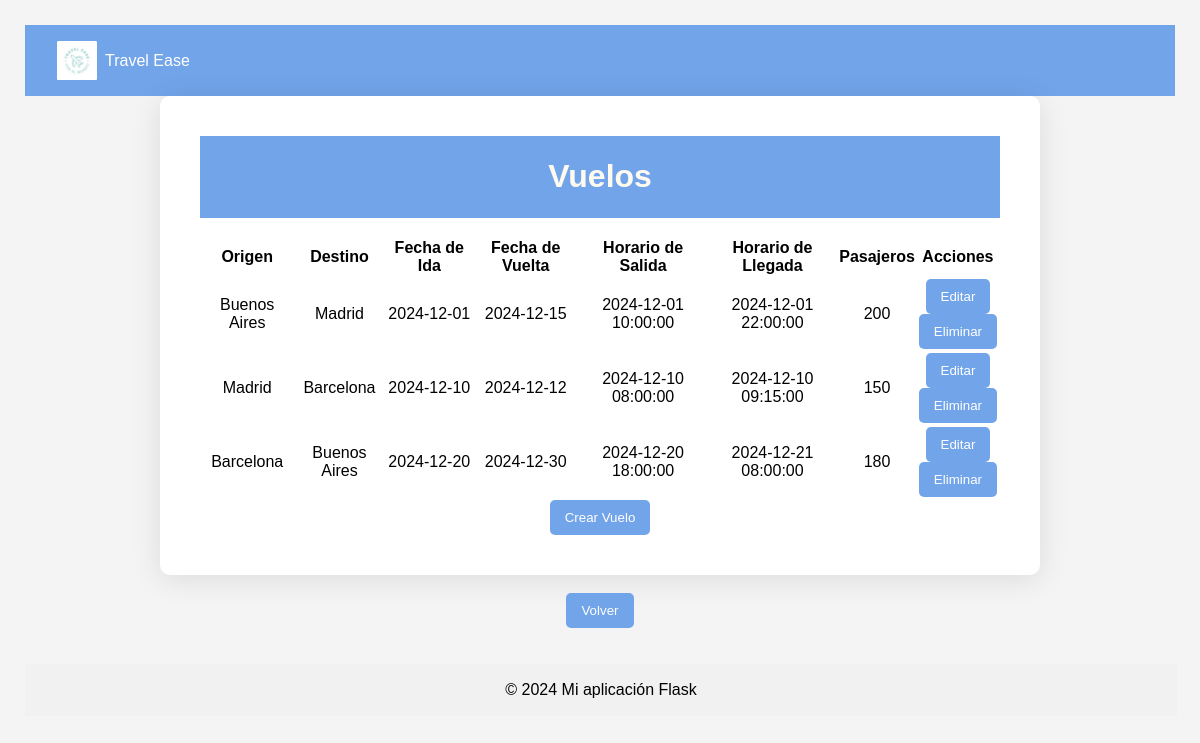
The page /busqueda/ver_vuelos on the database as committed earlier.
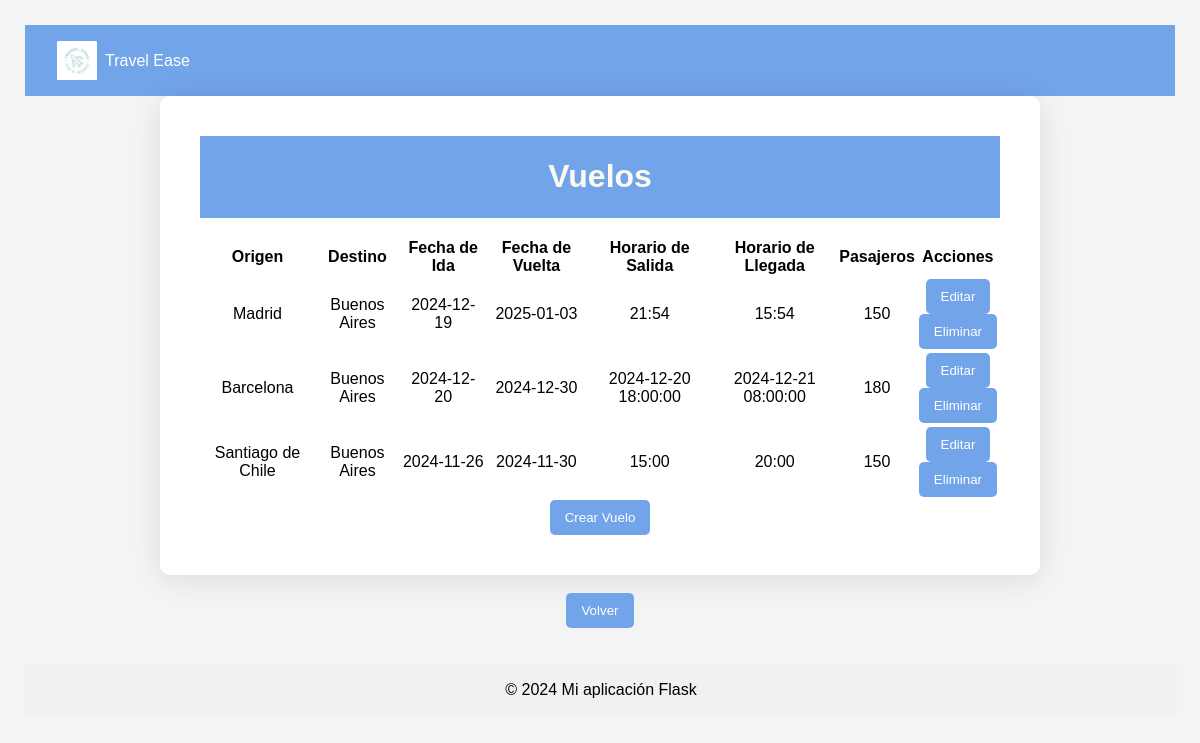
The same page on the database as committed later.
### tables this page shows
CREATE TABLE vuelos (id INTEGER PRIMARY KEY AUTOINCREMENT, origen TEXT, destino TEXT, fecha_ida DATE, fecha_vuelta DATE, horario_salida DATETIME, horario_llegada DATETIME, pasajeros INTEGER);

### app/blueprints/busqueda/routes.py (the view)
@busqueda_bp.route('/ver_vuelos')
def ver_vuelos():
    conexion = conectar()
    cursor = conexion.cursor()
    cursor.execute('SELECT * FROM vuelos')
    vuelos = cursor.fetchall()
    conexion.close()
    return render_template('busqueda/ver_vuelos.html', vuelos=vuelos)

### app/blueprints/busqueda/routes.py (called while the page is built)
def conectar():
    return sqlite3.connect('agencia_viajes.db')

### app/templates/busqueda/ver_vuelos.html (shortened to what this page needs)
<!DOCTYPE html>
<html lang="en">
<head>
  <link rel="stylesheet" href="{{ url_for('static', filename='css/styles.css') }}">
</head>
<body>
  <header class="navbar">
    <div class="logo">
      <img src="{{ url_for('static', filename='css/ruta-del-logo.png') }}" alt="Logo de la Marca" />
      <span>Travel Ease</span>
    </div>
  </header>
  <div class="container">
    <header>
      <h1>Vuelos</h1>
    </header>
    <br>
    <table class="table">
      <thead>
        <tr>
          <th>Origen</th>
          <th>Destino</th>
          <th>Fecha de Ida</th>
          <th>Fecha de Vuelta</th>
          <th>Horario de Salida</th>
          <th>Horario de Llegada</th>
          <th>Pasajeros</th>
          <th>Acciones</th>
        </tr>
      </thead>
      <tbody>
        {% for vuelo in vuelos %}
        <tr>
          <td>{{ vuelo[1] }}</td>
          <td>{{ vuelo[2] }}</td>
          <td>{{ vuelo[3] }}</td>
          <td>{{ vuelo[4] }}</td>
          <td>{{ vuelo[5] }}</td>
          <td>{{ vuelo[6] }}</td>
          <td>{{ vuelo[7] }}</td>
          <td>
            <section>
              <div>
                <a href="{{ url_for('busqueda.editar_vuelo', id=vuelo[0]) }}" class="btn btn-primary">
                  <button>Editar</button>
                </a>
              </div>
          </section>
          <section>
            <div>
              <a href="{{ url_for('busqueda.eliminar_vuelo', id=vuelo[0]) }}"
               class="btn btn-danger"
               onclick="return confirm('¿Estás seguro de que deseas eliminar este vuelo?');">
              <button>Eliminar</button>
            </a>
            </div>
        </section>
          </td>
        </tr>
        {% endfor %}
      </tbody>
    </table>
    <section>
      <div>
        <a href="{{ url_for('busqueda.crear_vuelo') }}" class="btn btn-success"><button>Crear Vuelo</button></a>
      </div>
  </section>
  </div>
  <br>
  <section>
    <div>
       <a href="{{ url_for('busqueda.indexUsuarioAdministrador') }}" method="GET">
            <button type="button">Volver</button>
        </a>
    </div>
</section>
<br><br>
    <footer>
        <p>© 2024 Mi aplicación Flask</p>
    </footer>
</body>
</html>

### app/static/css/styles.css (style rules this page uses)
body { font-family: Arial, sans-serif; background-color: #f4f4f4; margin: 0; padding: 25px; text-align: center; }
header { background-color: #72a4ea; padding: 1px; text-align: center; }
.container { max-width: 800px; margin: auto; background: white; padding: 40px; border-radius: 10px; box-shadow: 0 4px 30px rgba(0, 0, 0, 0.1); }
h1 { color: floralwhite; }
button { background-color: #72a4ea; color: white; border: none; padding: 10px 15px; border-radius: 5px; cursor: pointer; }
footer { background-color: #f1f1f1; text-align: center; padding: 1px; width: 100%; bottom: 0; }
.navbar { display: flex; justify-content: space-between; align-items: center; padding: 1rem 2rem; background-color: #72a4ea; color: white; }
.logo { display: flex; align-items: center; }
.logo img { width: 40px; height: auto; margin-right: 0.5rem; }

Rows that differ between the two databases and show on the page:
removed vuelos: origen "Buenos Aires", destino "Madrid", fecha_ida "2024-12-01", fecha_vuelta "2024-12-15", horario_salida "2024-12-01 10:00:00", horario_llegada "2024-12-01 22:00:00", pasajeros "200"
changed vuelos "Madrid": destino "Barcelona" → "Buenos Aires"; fecha_ida "2024-12-10" → "2024-12-19"; fecha_vuelta "2024-12-12" → "2025-01-03"; horario_salida "2024-12-10 08:00:00" → "21:54"; horario_llegada "2024-12-10 09:15:00" → "15:54"
added vuelos: origen "Santiago de Chile", destino "Buenos Aires", fecha_ida "2024-11-26", fecha_vuelta "2024-11-30", horario_salida "15:00", horario_llegada "20:00", pasajeros "150"
